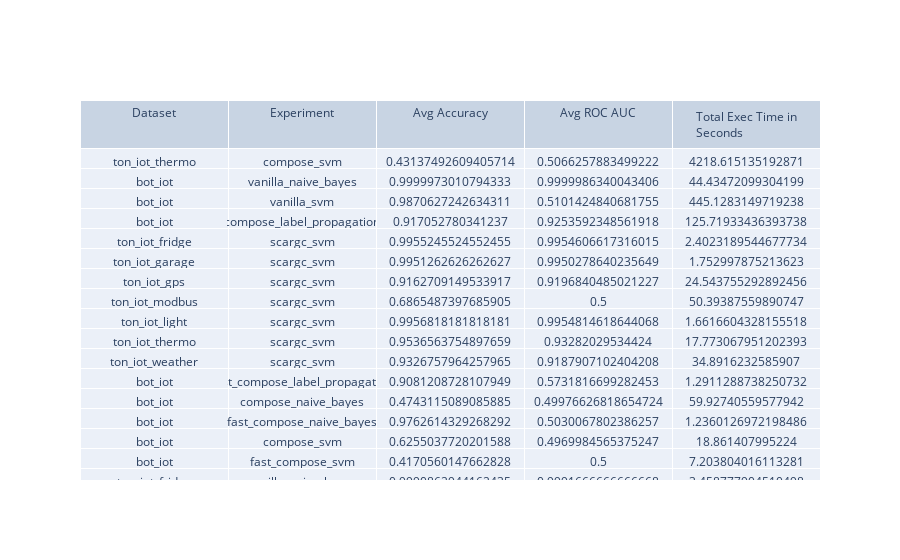

Notebook source saved alongside this figure:
### Code cell
import results

res = results.Results()
res.provide_results()

### Figure 1 — Plotly figure (JSON) as saved in the notebook; plotly's stock layout.template omitted (floating-point values rounded to 4 significant figures; data arrays with more than 128 entries replaced by an {"elided": "..."} marker saying what was removed)
{"data": [{"cells": {"values": {"elided": "5x72 mixed values"}}, "header": {"values": ["Dataset", "Experiment", "Avg Accuracy", "Avg ROC AUC", "Total Exec Time in Seconds"]}, "type": "table"}], "layout": {}}
